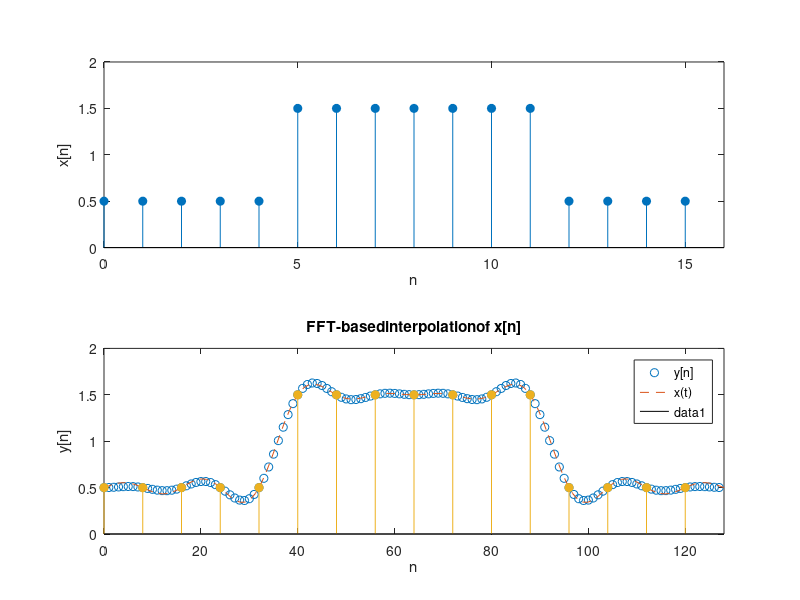

Write MATLAB code to recreate this figure.
N = 16;
M = 128;

n=0:N-1;
x = 0.5 + (n > N/4 & n < 3*N/4);

figure(1)

subplot(211)
stem(n,x, 'filled')
xlabel 'n',
ylabel 'x[n]'
axis([0 N 0 2])

X = N * fft(x, N);

middle= X(N/2+1)/2;

Y = (M/N) * [X(1:N/2) middle zeros(1, M-length(X)-1) middle X(N/2+2:end)];

y = 1/(N) * ifft(Y, M);


t = linspace(0, N, M);

xt = 0.5 + sinc(t-5)+ sinc(t-6)+ sinc(t-7)+sinc(t-8)+ sinc(t-9)+ sinc(t-10)+sinc(t-11);


subplot(212)

plot(0:length(y)-1,y, 'o', t*(M/N), xt, '--')

legend('y[n]','x(t)')
xlabel 'n',
ylabel 'y[n]'
axis([0 M 0 2])
title 'FFT-basedinterpolationof x[n]'


hold on
stem(n*(M/N), x, 'filled')
hold off